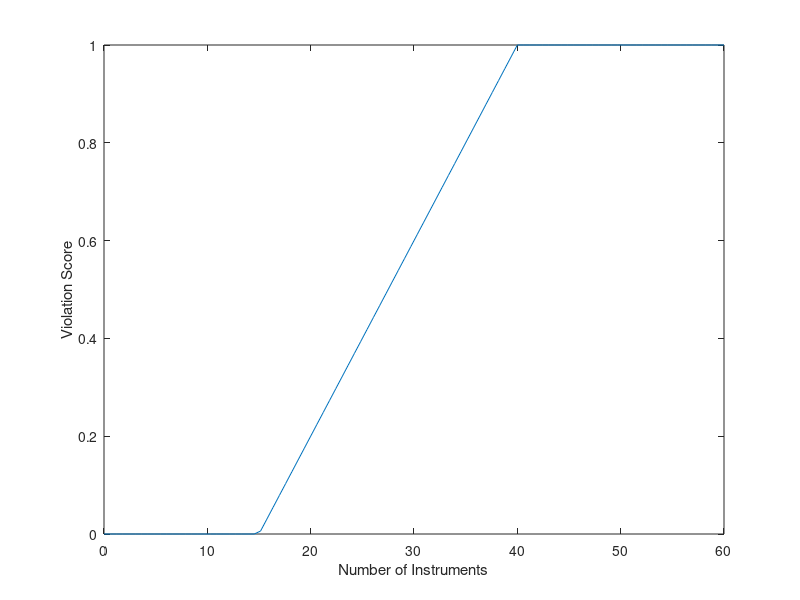

Here is the MATLAB script that generated this plot:
%% Formulation of number of instruments heuristic - soft constraint form
clear
close all
clc

%% Function testing
x = linspace(0, 60);
model = 'linear'; % linear or logistic

switch model
    case 'logistic'
        % Test 1 - logistic function (harsh penalization)
        L = 1;
        x0 = 30;
        k = 0.4;
        f_x = L./(1 + exp(-k*(x - x0))); 
        
    case 'linear'
        % Test 2 - Linear function (1 at 40, 0 at 15)
        f_x = zeros(1, size(x,2));
        for i = 1:size(x,2)
            if x(i) < 15
                f_x(i) = 0;
            elseif x(i) < 40
                f_x(i) = (x(i) - 15)/25;
            else 
                f_x(i) = 1;
            end
        end
end

figure
plot(x, f_x)
xlabel('Number of Instruments')
ylabel('Violation Score')
